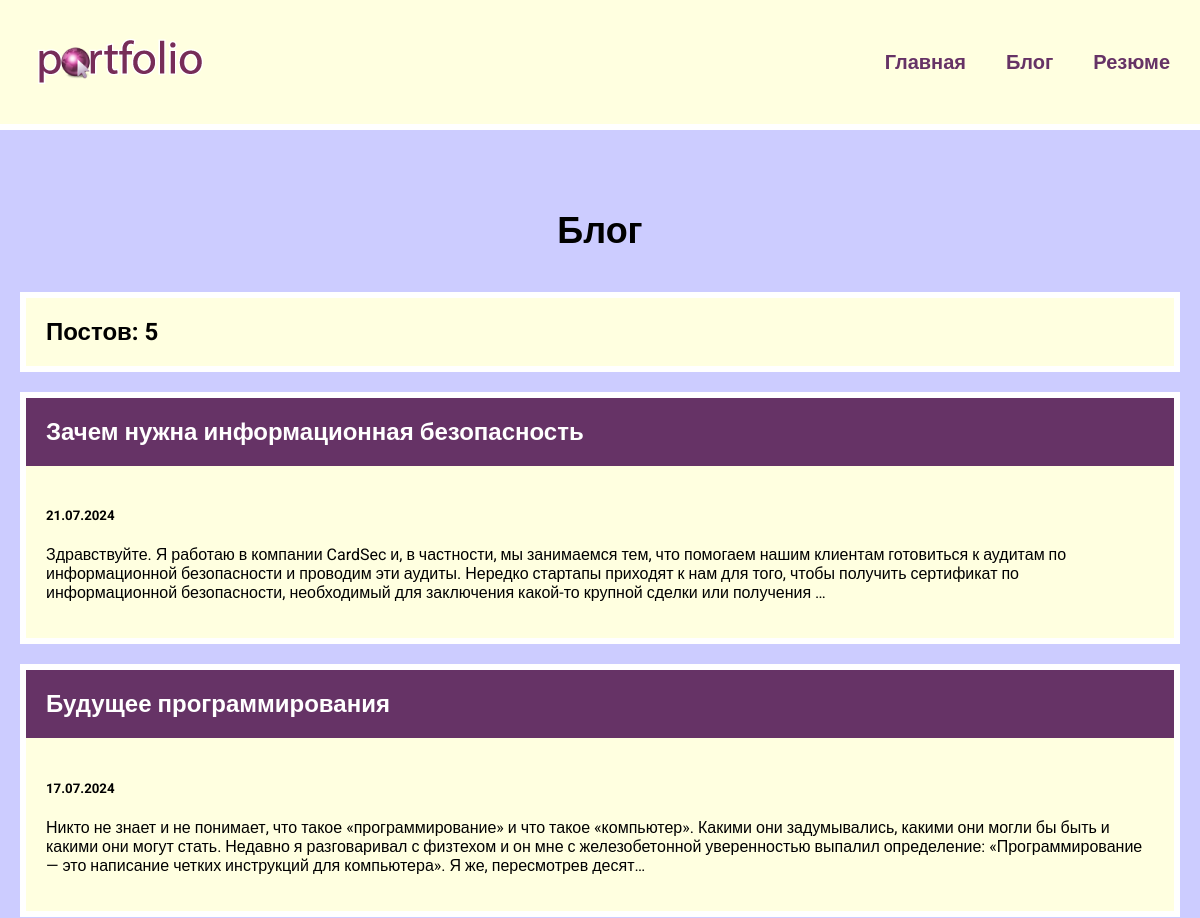
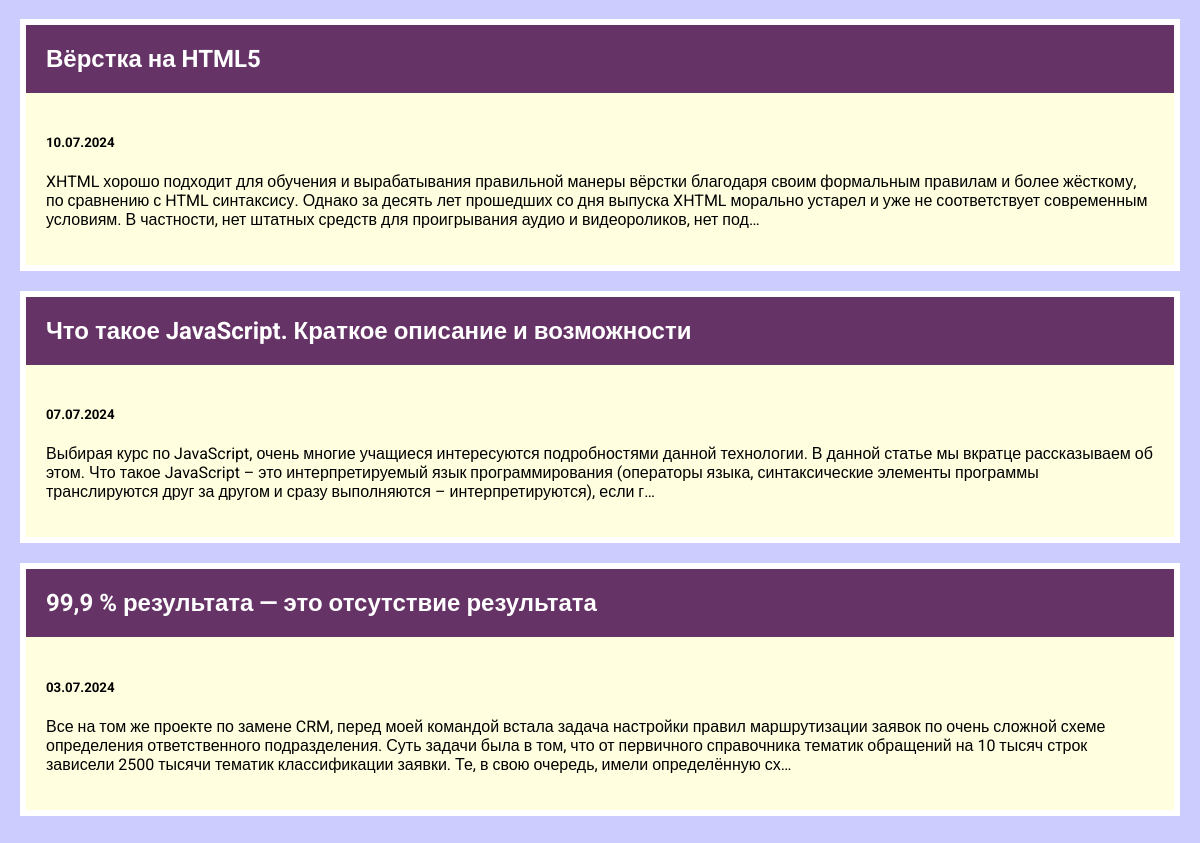
Screenshot of /blog/ with the database file from the repository (2 pictures, top to bottom).
### blog/models.py (models this page shows, shortened)
class Blog(models.Model):
    title = models.CharField(max_length=200)
    description = models.TextField()
    date = models.DateField()

### blog/views.py (the view)
# urls.py: path('', views.blogs, name="blogs"),
def blogs(request):
    blogs = Blog.objects.order_by('-date')
    return render(request, 'blog/blogs.html', {'blogs': blogs})

### blog/templates/blog/blogs.html
{% extends 'skills/base.html' %}
{% block content %}
<h1>Блог</h1>
<h2 class="count">Постов: {{ blogs.count }}</h2>
{% for blog in blogs %}
    <div class="element">
        <h2 class="top"><a href="{% url 'detail' blog.id %}">{{ blog.title }}</a></h2>
        <div class="blog_text">
            <h5>{{ blog.date|date:'d.m.Y' }}</h5>
            <p>{{ blog.description|truncatechars:360|striptags }}</p>
        </div>
    </div>
{% endfor %}
{% endblock %}

### skills/static/css/style.css (style rules this page uses)
body { font-family: "Roboto", sans-serif; background: #CCCCFF; margin: 0; padding: 0; }
.element, .count { background: lightyellow; border: 6px solid #FFF; margin: 20px 0; }
.content h1 { text-align: center; margin: 60px 0 40px; font-size: 36px; }
.top { background: #663366; margin: 0; }
.top a { color: #FFF; text-decoration: none; padding: 20px; display: block; }
.blog_text, .count { padding: 20px; box-sizing: border-box; }

### rows the page displays
Blog: title "Зачем нужна информационная безопасность", date "21.07.2024", description "Здравствуйте. Я работаю в компании CardSec и, в частности, мы занимаемся тем, что помогаем нашим клиентам готовиться к аудитам по информационной безопасности и проводим эти аудиты. Нередко стартапы приходят к нам для того, чтобы получить сертификат по информационной безопасности, необходимый для заключения какой-то крупной сделки или получения …"
Blog: title "Будущее программирования", date "17.07.2024", description "Никто не знает и не понимает, что такое «программирование» и что такое «компьютер». Какими они задумывались, какими они могли бы быть и какими они могут стать. Недавно я разговаривал с физтехом и он мне с железобетонной уверенностью выпалил определение: «Программирование — это написание четких инструкций для компьютера». Я же, пересмотрев десят…"
Blog: title "Вёрстка на HTML5", date "10.07.2024", description "XHTML хорошо подходит для обучения и вырабатывания правильной манеры вёрстки благодаря своим формальным правилам и более жёсткому, по сравнению с HTML синтаксису. Однако за десять лет прошедших со дня выпуска XHTML морально устарел и уже не соответствует современным условиям. В частности, нет штатных средств для проигрывания аудио и видеороликов, нет под…"
Blog: title "Что такое JavaScript. Краткое описание и возможности", date "07.07.2024", description "Выбирая курс по JavaScript, очень многие учащиеся интересуются подробностями данной технологии. В данной статье мы вкратце рассказываем об этом. Что такое JavaScript – это интерпретируемый язык программирования (операторы языка, синтаксические элементы программы транслируются друг за другом и сразу выполняются – интерпретируются), если г…"
Blog: title "99,9 % результата — это отсутствие результата", date "03.07.2024", description "Все на том же проекте по замене CRM, перед моей командой встала задача настройки правил маршрутизации заявок по очень сложной схеме определения ответственного подразделения. Суть задачи была в том, что от первичного справочника тематик обращений на 10 тысяч строк зависели 2500 тысячи тематик классификации заявки. Те, в свою очередь, имели определённую сх…"

### other values shown
{{ blogs.count }} "5"
